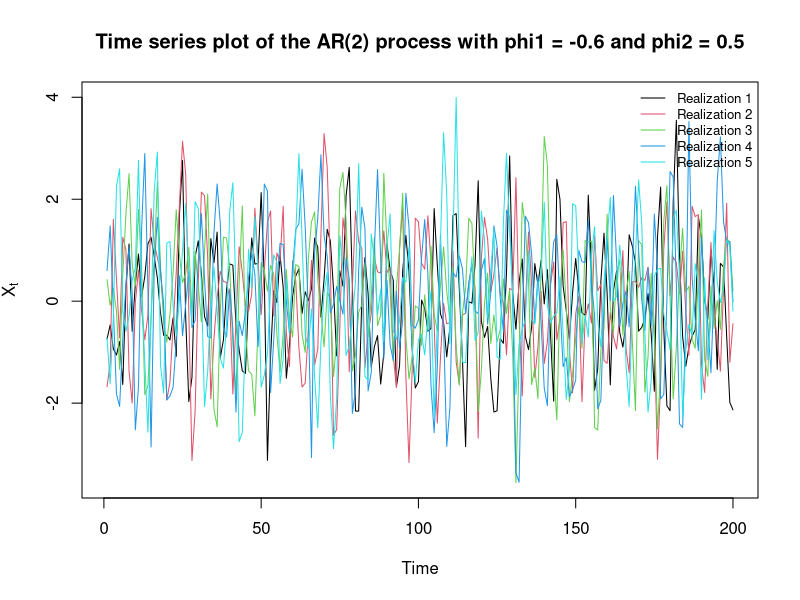
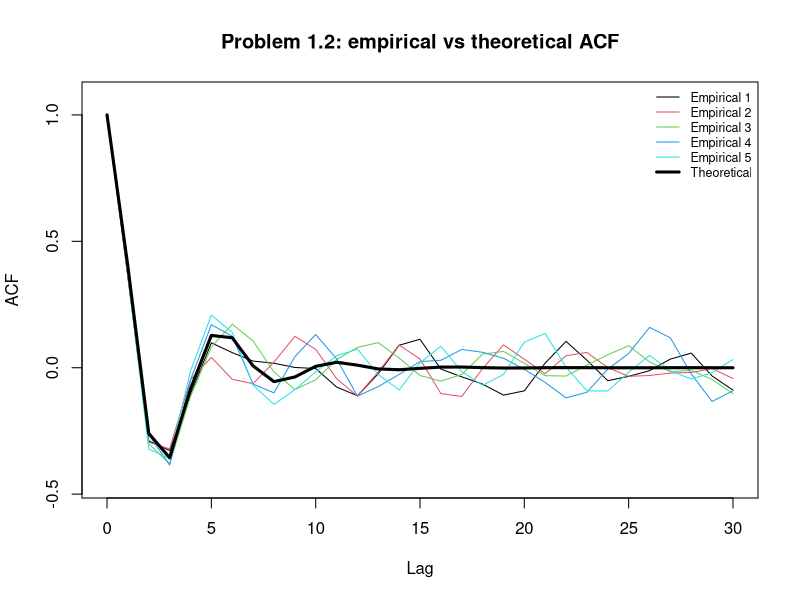
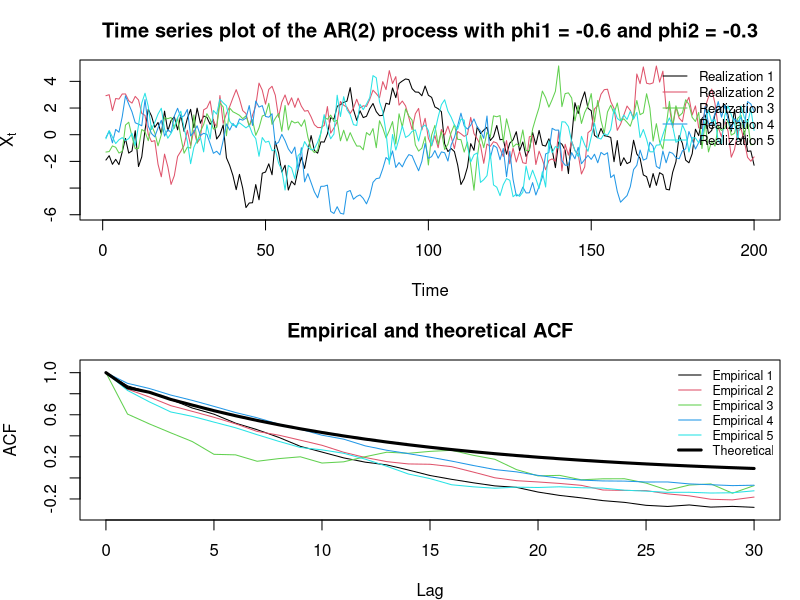
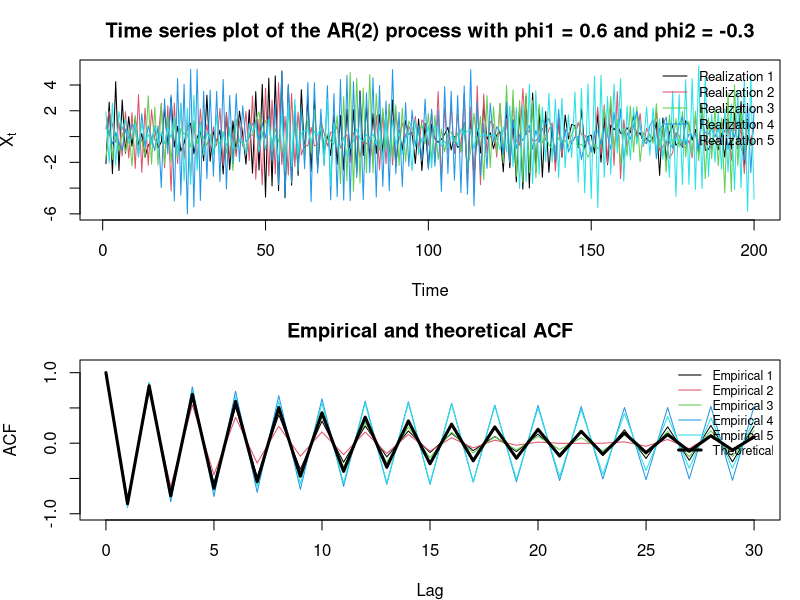
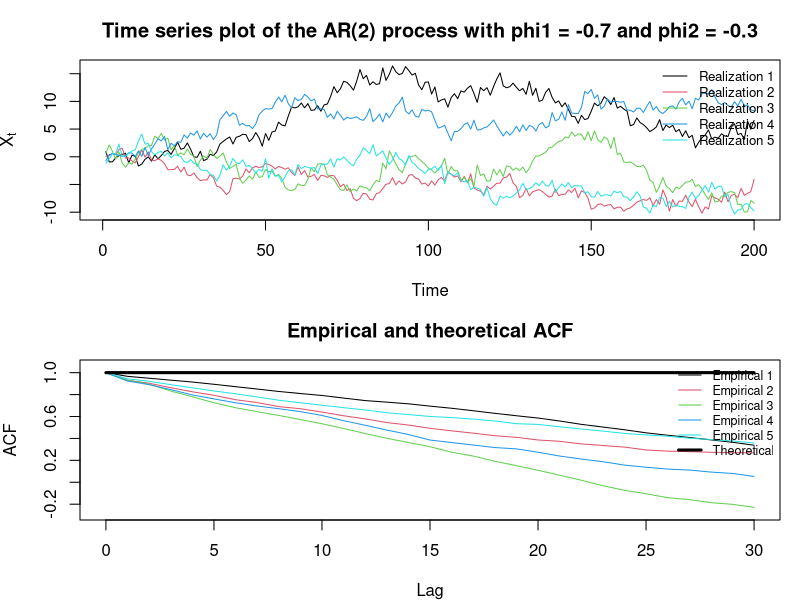
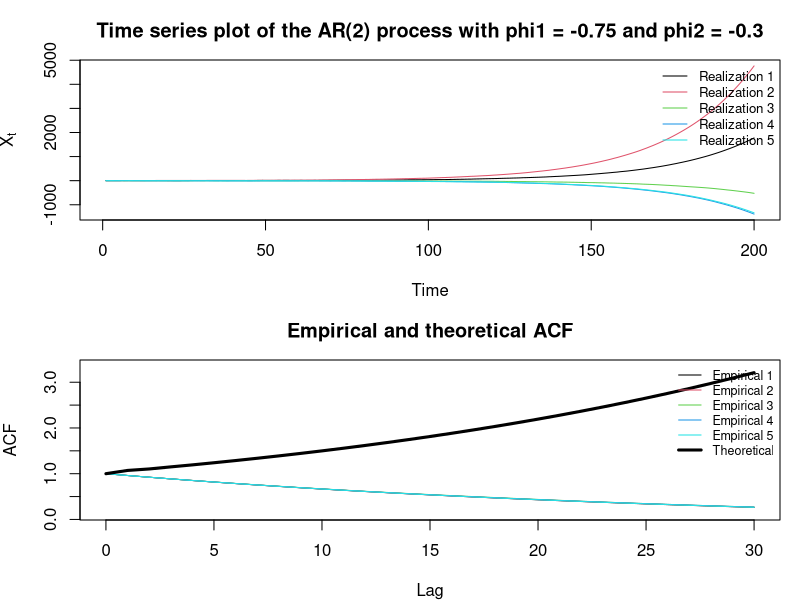

R code for these plots, in order:
# Final plots for assignment 3, problem 1.
#
# Model used in the assignment:
#   X_t + phi1 * X_{t-1} + phi2 * X_{t-2} = epsilon_t
#
# arima.sim() uses the standard R convention:
#   X_t = ar1 * X_{t-1} + ar2 * X_{t-2} + epsilon_t
# so the AR coefficients are c(-phi1, -phi2).

set.seed(123)

n <- 200
n_sim <- 5
lag_max <- 30

out_dir <- "assignment_3"

simulate_ar2_arima <- function(phi1, phi2, n, n_sim) {
  replicate(
    n_sim,
    arima.sim(n = n, model = list(ar = c(-phi1, -phi2)))
  )
}

simulate_ar2_recursive <- function(phi1, phi2, n, n_sim) {
  sims <- matrix(NA_real_, nrow = n, ncol = n_sim)

  for (j in seq_len(n_sim)) {
    eps <- rnorm(n)
    x <- numeric(n)

    x[1] <- eps[1]
    x[2] <- -phi1 * x[1] + eps[2]

    for (t in 3:n) {
      x[t] <- -phi1 * x[t - 1] - phi2 * x[t - 2] + eps[t]
    }

    sims[, j] <- x
  }

  sims
}

simulate_ar2 <- function(phi1, phi2, n, n_sim, recursive = FALSE) {
  if (recursive) {
    simulate_ar2_recursive(phi1, phi2, n, n_sim)
  } else {
    simulate_ar2_arima(phi1, phi2, n, n_sim)
  }
}

empirical_acfs <- function(sim_data, lag_max) {
  apply(sim_data, 2, function(x) {
    as.numeric(acf(x, plot = FALSE, lag.max = lag_max)$acf)
  })
}

theoretical_acf <- function(phi1, phi2, lag_max) {
  tryCatch(
    ARMAacf(ar = c(-phi1, -phi2), lag.max = lag_max),
    error = function(e) {
      ar1 <- -phi1
      ar2 <- -phi2
      rho <- numeric(lag_max + 1)

      rho[1] <- 1
      rho[2] <- ar1 / (1 - ar2)

      for (k in 3:(lag_max + 1)) {
        rho[k] <- ar1 * rho[k - 1] + ar2 * rho[k - 2]
      }

      rho
    }
  )
}

plot_time_series <- function(sim_data, main) {
  matplot(
    sim_data,
    type = "l",
    lty = 1,
    xlab = "Time",
    ylab = expression(X[t]),
    main = main
  )

  legend(
    "topright",
    legend = paste("Realization", seq_len(ncol(sim_data))),
    lty = 1,
    col = seq_len(ncol(sim_data)),
    bty = "n",
    cex = 0.8
  )
}

plot_acf_comparison <- function(sim_data, phi1, phi2, main) {
  acf_emp <- empirical_acfs(sim_data, lag_max)
  acf_theo <- theoretical_acf(phi1, phi2, lag_max)

  ylim_values <- acf_emp
  if (!is.null(acf_theo)) {
    ylim_values <- c(ylim_values, acf_theo)
  }

  y_range <- range(ylim_values)
  y_padding <- diff(y_range) * 0.05
  if (y_padding == 0) {
    y_padding <- 0.05
  }

  plot(
    0:lag_max,
    acf_emp[, 1],
    type = "l",
    lty = 1,
    col = 1,
    ylim = y_range + c(-y_padding, y_padding),
    xlab = "Lag",
    ylab = "ACF",
    main = main
  )

  for (i in 2:ncol(acf_emp)) {
    lines(0:lag_max, acf_emp[, i], col = i, lty = 1)
  }

  legend_text <- paste("Empirical", seq_len(ncol(acf_emp)))
  legend_col <- seq_len(ncol(acf_emp))
  legend_lwd <- rep(1, ncol(acf_emp))

  if (!is.null(acf_theo)) {
    lines(0:lag_max, acf_theo, col = "black", lwd = 3)
    legend_text <- c(legend_text, "Theoretical")
    legend_col <- c(legend_col, "black")
    legend_lwd <- c(legend_lwd, 3)
  }

  legend(
    "topright",
    legend = legend_text,
    col = legend_col,
    lty = 1,
    lwd = legend_lwd,
    bty = "n",
    cex = 0.75
  )
}

plot_combined_question <- function(question, phi1, phi2, recursive = FALSE) {
  sim_data <- simulate_ar2(phi1, phi2, n, n_sim, recursive = recursive)

  png(
    file.path(out_dir, paste0("problem1_final_", question, ".png")),
    width = 1200,
    height = 1000
  )

  par(mfrow = c(2, 1), mar = c(4, 4, 3, 1))

  title_text <- paste0(
    "Time series plot of the AR(2) process with phi1 = ",
    phi1,
    " and phi2 = ",
    phi2
  )

  plot_time_series(sim_data, main = title_text)
  plot_acf_comparison(sim_data, phi1, phi2, main = "Empirical and theoretical ACF")

  dev.off()
}

# 1.1: same structure as in problem1.R - simulate and plot 5 realizations.
phi1 <- -0.6
phi2 <- 0.5
sim_data <- simulate_ar2_arima(phi1, phi2, n, n_sim)

png(file.path(out_dir, "problem1_final_11_timeseries.png"), width = 1200, height = 600)
plot_time_series(
  sim_data,
  main = paste0(
    "Time series plot of the AR(2) process with phi1 = ",
    phi1,
    " and phi2 = ",
    phi2
  )
)
dev.off()

# 1.2: same structure as in problem1.R - empirical ACFs with theoretical ACF.
png(file.path(out_dir, "problem1_final_12_acf.png"), width = 1200, height = 600)
plot_acf_comparison(
  sim_data,
  phi1,
  phi2,
  main = "Problem 1.2: empirical vs theoretical ACF"
)
dev.off()

# 1.3-1.6: one combined figure per coefficient set.
plot_combined_question("13", phi1 = -0.6, phi2 = -0.3)
plot_combined_question("14", phi1 = 0.6, phi2 = -0.3)
plot_combined_question("15", phi1 = -0.7, phi2 = -0.3, recursive = TRUE)
plot_combined_question("16", phi1 = -0.75, phi2 = -0.3, recursive = TRUE)
